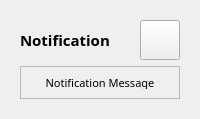
        <widget class="QCustomSlideMenu" name="popupNotificationContainer" native="true">
         <layout class="QVBoxLayout" name="verticalLayout_19">
          <item>
           <widget class="QWidget" name="popupNotificationSubContainer" native="true">
            <layout class="QGridLayout" name="gridLayout">
             <item row="0" column="0">
              <widget class="QLabel" name="label_14">
               <property name="font">
                <font>
                 <family>8BIT WONDER(RUS BY LYAJKA)</family>
                 <pointsize>11</pointsize>
                 <weight>75</weight>
                 <bold>true</bold>
                </font>
               </property>
               <property name="text">
                <string>Notification</string>
               </property>
              </widget>
             </item>
             <item row="0" column="1">
              <widget class="QPushButton" name="closeNotificationBtn">
               <property name="minimumSize">
                <size>
                 <width>40</width>
                 <height>40</height>
                </size>
               </property>
               <property name="maximumSize">
                <size>
                 <width>40</width>
                 <height>40</height>
                </size>
               </property>
               <property name="toolTip">
                <string>Close notification</string>
               </property>
               <property name="text">
                <string/>
               </property>
               <property name="icon">
                <iconset>
                 <normaloff>:/newPrefix/x-octagon.svg</normaloff>:/newPrefix/x-octagon.svg</iconset>
               </property>
               <property name="iconSize">
                <size>
                 <width>24</width>
                 <height>24</height>
                </size>
               </property>
              </widget>
             </item>
             <item row="1" column="0" colspan="2">
              <widget class="QFrame" name="frame_9">
               <property name="frameShape">
                <enum>QFrame::StyledPanel</enum>
               </property>
               <property name="frameShadow">
                <enum>QFrame::Raised</enum>
               </property>
               <layout class="QHBoxLayout" name="horizontalLayout_10">
                <item>
                 <widget class="QLabel" name="label_13">
                  <property name="sizePolicy">
                   <sizepolicy hsizetype="Expanding" vsizetype="Preferred">
                    <horstretch>0</horstretch>
                    <verstretch>0</verstretch>
                   </sizepolicy>
                  </property>
                  <property name="maximumSize">
                   <size>
                    <width>408</width>
                    <height>13</height>
                   </size>
                  </property>
                  <property name="font">
                   <font>
                    <family>8BIT WONDER(RUS BY LYAJKA)</family>
                    <pointsize>8</pointsize>
                   </font>
                  </property>
                  <property name="text">
                   <string>Notification Message</string>
                  </property>
                  <property name="alignment">
                   <set>Qt::AlignCenter</set>
                  </property>
                 </widget>
                </item>
               </layout>
              </widget>
             </item>
            </layout>
           </widget>
          </item>
         </layout>
        </widget>
